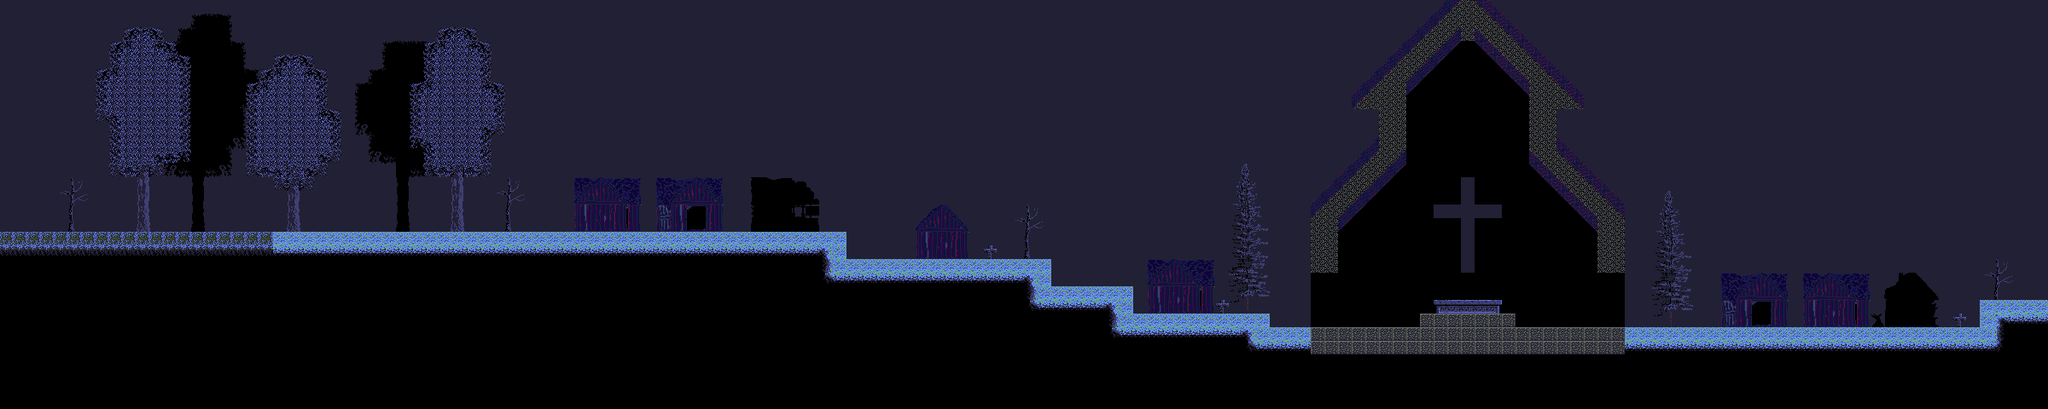

The image is a tile-based game level rendered from a .tmx file. Its description and source (layers, tilesets, objects; grid data summarised) follow:
An orthogonal 150x30 tile map with 16x16 px tiles, 4 tile layers (SilhouetteLayer, BackgroundLayer, GameLayer, ForegroundLayer) and 24 objects (19x enemySpawn, 2x door, 2x spawn, bossTrigger).

<map version="1.0" orientation="orthogonal" renderorder="left-up" width="150" height="30" tilewidth="16" tileheight="16" backgroundcolor="#222034" nextobjectid="44">
 <properties>
  <property name="background" value="Erreck_background.png" />
  <property name="backgroundHeight" value="224" />
  <property name="drainRate" value="7" />
  <property name="exitLeft" value="erreck_05.tmx" />
  <property name="exitRight" value="erreck_03.tmx" />
  <property name="spawnLeft" value="playerSpawnRight" />
  <property name="spawnRight" value="playerSpawnLeft" />
 </properties>
 <tileset firstgid="1" name="Erreck_Road_tileset" tilewidth="16" tileheight="16">
  <image source="../graphics/levels/Erreck_Road_tileset.png" trans="ff00ff" width="512" height="512" />
  <terraintypes>
   <terrain name="stone" tile="-1" />
   <terrain name="grass" tile="-1" />
   <terrain name="folisilho" tile="-1" />
   <terrain name="foliage" tile="-1" />
  </terraintypes>
  <tile id="1" terrain=",,,0" />
  <tile id="2" terrain=",,0," />
  <tile id="4" terrain=",,,1" />
  <tile id="5" terrain=",,1," />
  <tile id="18" terrain=",,,3" />
  <tile id="20" terrain=",,3," />
  <tile id="26" terrain=",,,2" />
  <tile id="28" terrain=",,2," />
  <tile id="32" terrain=",,0,0" />
  <tile id="33" terrain=",0,0,0" />
  <tile id="34" terrain="0,,0,0" />
  <tile id="35" terrain=",,1,1" />
  <tile id="36" terrain=",1,1,1" />
  <tile id="37" terrain="1,,1,1" />
  <tile id="49" terrain=",,3,3" />
  <tile id="50" terrain=",3,3,3" />
  <tile id="51" terrain="3,3,3,3" />
  <tile id="52" terrain="3,,3,3" />
  <tile id="57" terrain=",,2,2" />
  <tile id="58" terrain=",2,2,2" />
  <tile id="59" terrain="2,2,2,2" />
  <tile id="60" terrain="2,,2,2" />
  <tile id="64" terrain="0,0,," />
  <tile id="65" terrain="0,0,,0" />
  <tile id="66" terrain="0,0,0," />
  <tile id="67" terrain="1,1,," />
  <tile id="68" terrain="1,1,,1" />
  <tile id="69" terrain="1,1,1," />
  <tile id="82" terrain="3,3,,3" />
  <tile id="84" terrain="3,3,3," />
  <tile id="90" terrain="2,2,,2" />
  <tile id="92" terrain="2,2,2," />
  <tile id="97" terrain=",0,,0" />
  <tile id="98" terrain="0,,0," />
  <tile id="100" terrain=",1,,1" />
  <tile id="101" terrain="1,,1," />
  <tile id="114" terrain=",3,,3" />
  <tile id="116" terrain="3,,3," />
  <tile id="122" terrain=",2,,2" />
  <tile id="124" terrain="2,,2," />
  <tile id="129" terrain=",0,," />
  <tile id="130" terrain="0,,," />
  <tile id="132" terrain=",1,," />
  <tile id="133" terrain="1,,," />
  <tile id="145" terrain="3,3,," />
  <tile id="146" terrain=",3,," />
  <tile id="148" terrain="3,,," />
  <tile id="153" terrain="2,2,," />
  <tile id="154" terrain=",2,," />
  <tile id="156" terrain="2,,," />
  <tile id="160" terrain="0,0,0,0" />
  <tile id="163" terrain="1,1,1,1" />
 </tileset>
 <layer name="SilhouetteLayer" width="150" height="30">
  <data>[4500 cells, 468 non-empty, 55 distinct tile ids]</data>
 </layer>
 <layer name="BackgroundLayer" width="150" height="30">
  <data>[4500 cells, 424 non-empty, 113 distinct tile ids]</data>
 </layer>
 <layer name="GameLayer" width="150" height="30">
  <data>[4500 cells, 1606 non-empty, 22 distinct tile ids]</data>
 </layer>
 <layer name="ForegroundLayer" width="150" height="30">
  <data>[4500 cells, 44 non-empty, 4 distinct tile ids]</data>
 </layer>
 <objectgroup name="Triggers">
  <object id="42" name="Boss_03" type="bossTrigger" x="1537.33" y="280" width="365.333" height="110.667" />
  <object id="40" name="door_01" type="door" x="2046.92" y="343.583" width="33.5" height="41.5">
   <properties>
    <property name="changeLevel" value="erreck_house_01.tmx" />
    <property name="spawn" value="playerSpawnLeft" />
   </properties>
  </object>
  <object id="41" name="door_02" type="door" x="798" y="231.25" width="33.5" height="41.5">
   <properties>
    <property name="changeLevel" value="erreck_house_02.tmx" />
    <property name="spawn" value="playerSpawnLeft" />
   </properties>
  </object>
 </objectgroup>
 <objectgroup name="Actors">
  <object id="20" name="playerSpawnRight" type="spawn" x="2393" y="345.5">
   <ellipse />
  </object>
  <object id="21" name="playerSpawnLeft" type="spawn" x="8" y="262.667">
   <ellipse />
  </object>
  <object id="22" name="enemySpawn_01" type="enemySpawn" x="2162.67" y="317.333">
   <properties>
    <property name="amount" value="1" />
    <property name="enemyType" value="ghost" />
   </properties>
   <ellipse />
  </object>
  <object id="23" name="enemySpawn_02" type="enemySpawn" x="2034.67" y="340">
   <properties>
    <property name="amount" value="1" />
    <property name="enemyType" value="ghost" />
   </properties>
   <ellipse />
  </object>
  <object id="24" name="enemySpawn_03" type="enemySpawn" x="1352" y="285.333">
   <properties>
    <property name="amount" value="1" />
    <property name="enemyType" value="ghost" />
   </properties>
   <ellipse />
  </object>
  <object id="25" name="enemySpawn_04" type="enemySpawn" x="1208" y="266.667">
   <properties>
    <property name="amount" value="1" />
    <property name="enemyType" value="ghost" />
   </properties>
   <ellipse />
  </object>
  <object id="26" name="enemySpawn_05" type="enemySpawn" x="956" y="222.667">
   <properties>
    <property name="amount" value="1" />
    <property name="enemyType" value="ghost" />
   </properties>
   <ellipse />
  </object>
  <object id="27" name="enemySpawn_06" type="enemySpawn" x="820" y="249.333">
   <properties>
    <property name="amount" value="1" />
    <property name="enemyType" value="ghost" />
   </properties>
   <ellipse />
  </object>
  <object id="28" name="enemySpawn_07" type="enemySpawn" x="654.667" y="220">
   <properties>
    <property name="amount" value="1" />
    <property name="enemyType" value="ghost" />
   </properties>
   <ellipse />
  </object>
  <object id="29" name="enemySpawn_08" type="enemySpawn" x="214.667" y="221.333">
   <properties>
    <property name="amount" value="1" />
    <property name="enemyType" value="banshee" />
   </properties>
   <ellipse />
  </object>
  <object id="30" name="enemySpawn_09" type="enemySpawn" x="248" y="217.333">
   <properties>
    <property name="amount" value="1" />
    <property name="enemyType" value="banshee" />
   </properties>
   <ellipse />
  </object>
  <object id="31" name="enemySpawn_10" type="enemySpawn" x="2230" y="376">
   <properties>
    <property name="amount" value="1" />
    <property name="enemyType" value="vampire" />
   </properties>
   <ellipse />
  </object>
  <object id="32" name="enemySpawn_11" type="enemySpawn" x="2139.5" y="375.5">
   <properties>
    <property name="amount" value="1" />
    <property name="enemyType" value="vampire" />
   </properties>
   <ellipse />
  </object>
  <object id="33" name="enemySpawn_12" type="enemySpawn" x="1369.5" y="359.5">
   <properties>
    <property name="amount" value="1" />
    <property name="enemyType" value="vampire" />
   </properties>
   <ellipse />
  </object>
  <object id="34" name="enemySpawn_13" type="enemySpawn" x="1159.5" y="295">
   <properties>
    <property name="amount" value="1" />
    <property name="enemyType" value="vampire" />
   </properties>
   <ellipse />
  </object>
  <object id="35" name="enemySpawn_14" type="enemySpawn" x="1059.5" y="293">
   <properties>
    <property name="amount" value="1" />
    <property name="enemyType" value="vampire" />
   </properties>
   <ellipse />
  </object>
  <object id="36" name="enemySpawn_15" type="enemySpawn" x="716" y="266">
   <properties>
    <property name="amount" value="1" />
    <property name="enemyType" value="werewolf" />
   </properties>
   <ellipse />
  </object>
  <object id="37" name="enemySpawn_16" type="enemySpawn" x="345.5" y="265.5">
   <properties>
    <property name="amount" value="1" />
    <property name="enemyType" value="vampire" />
   </properties>
   <ellipse />
  </object>
  </objectgroup>
</map>
<!-- 3 of 24 objects omitted -->
